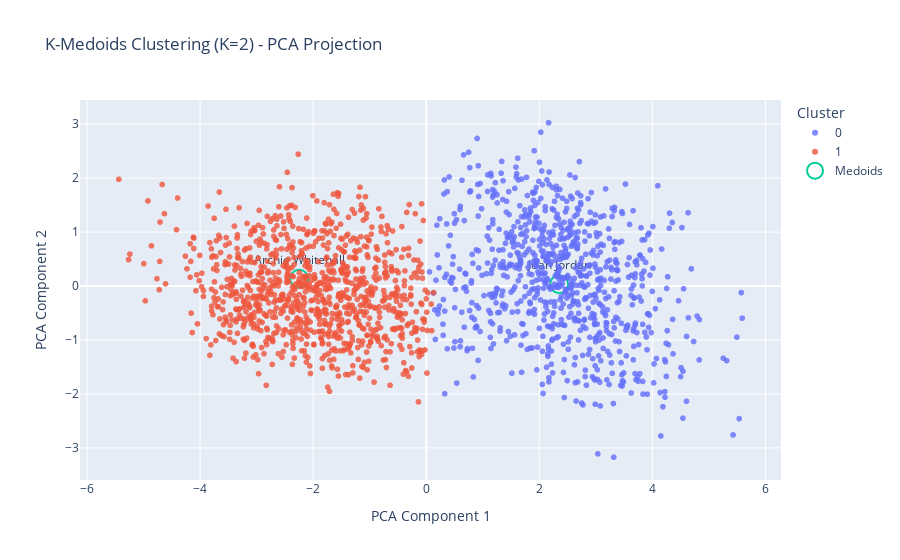

The notebook cell this image was saved under:
### Code cell
df_plot = pd.DataFrame({
    "x": X_pca[:, 0],
    "y": X_pca[:, 1],
    "Cluster": final_labels,
    "Name": df_with_clusters["Name"].values,
    "Club": df_with_clusters["Club"].values,
    "CA": df_with_clusters["CA"].values,
    "PA": df_with_clusters["PA"].values,
})

df_plot["is_medoid"] = False
df_plot.loc[medoid_indices, "is_medoid"] = True

fig = px.scatter(
    df_plot,
    x="x",
    y="y",
    color="Cluster",
    hover_data=["Name", "Club", "CA", "PA"],
    title=f"K-Medoids Clustering (K={best_k}) - PCA Projection",
    opacity=0.8,
)

medoids_df = df_plot[df_plot["is_medoid"]]

fig.add_scatter(
    x=medoids_df["x"],
    y=medoids_df["y"],
    mode="markers+text",
    marker=dict(
        size=18,
        symbol="circle-open",
        line=dict(width=2, color="black"),
    ),
    text=medoids_df["Name"],
    textposition="top center",
    hoverinfo="text",
    name="Medoids",
)

fig.update_layout(
    xaxis_title="PCA Component 1",
    yaxis_title="PCA Component 2",
    legend_title="Cluster",
)

fig.show()

### Figure 1 — Plotly figure (JSON) as saved in the notebook; plotly's stock layout.template omitted (floating-point values rounded to 4 significant figures; data arrays with more than 128 entries replaced by an {"elided": "..."} marker saying what was removed)
{"data": [{"customdata": {"elided": "836x4 mixed values"}, "hovertemplate": "Cluster=0<br>x=%{x}<br>y=%{y}<br>Name=%{customdata[0]}<br>Club=%{customdata[1]}<br>CA=%{customdata[2]}<br>PA=%{customdata[3]}<extra></extra>", "legendgroup": "0", "marker": {"color": "#636efa", "opacity": 0.8, "symbol": "circle"}, "mode": "markers", "name": "0", "showlegend": true, "type": "scattergl", "x": {"elided": "836 float values"}, "xaxis": "x", "y": {"elided": "836 float values"}, "yaxis": "y"}, {"customdata": {"elided": "985x4 mixed values"}, "hovertemplate": "Cluster=1<br>x=%{x}<br>y=%{y}<br>Name=%{customdata[0]}<br>Club=%{customdata[1]}<br>CA=%{customdata[2]}<br>PA=%{customdata[3]}<extra></extra>", "legendgroup": "1", "marker": {"color": "#EF553B", "opacity": 0.8, "symbol": "circle"}, "mode": "markers", "name": "1", "showlegend": true, "type": "scattergl", "x": {"elided": "985 float values"}, "xaxis": "x", "y": {"elided": "985 float values"}, "yaxis": "y"}, {"hoverinfo": "text", "marker": {"line": {"color": "black", "width": 2}, "size": 18, "symbol": "circle-open"}, "mode": "markers+text", "name": "Medoids", "text": ["Joan Jordán", "Archie Whitehall"], "textposition": "top center", "type": "scatter", "x": [2.351, -2.246], "y": [0.03448, 0.1347]}], "layout": {"legend": {"title": {"text": "Cluster"}, "tracegroupgap": 0}, "title": {"text": "K-Medoids Clustering (K=2) - PCA Projection"}, "xaxis": {"anchor": "y", "domain": [0, 1], "title": {"text": "PCA Component 1"}}, "yaxis": {"anchor": "x", "domain": [0, 1], "title": {"text": "PCA Component 2"}}}}
